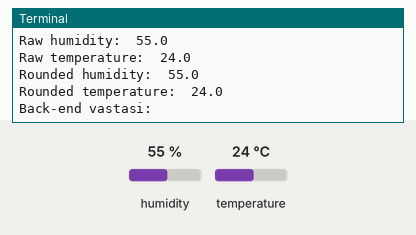
Recording of a program running on a simulated Raspberry Pi (BCM pin numbers). Parts: the last lines printed to the terminal. Inputs (shaded band) come from the test bench; at power-on: humidity 55 %, temperature 24 °C. Web requests get an empty 200 reply after 0.4 s.

Above: at 1.2 s.
1.3 s: humidity set to 22 %
9.8 s: temperature set to 12 °C
At 11.71 s:
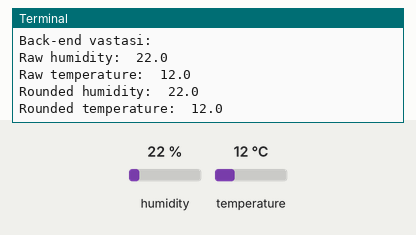
18.3 s: humidity set to 40 %
At 23.3 s:
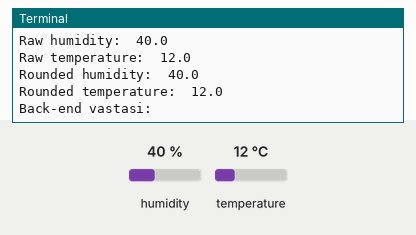

The program:

dht22-raspbi.py
```python
'''
First give commands in the terminal to update and install the library:
sudo apt-get update
sudo apt-get upgrade
sudo apt-get install python3-dev python3-pip
sudo python3 -m pip install --upgrade pip setuptools wheel
sudo pip3 install Adafruit_DHT
'''
import os
import time
import Adafruit_DHT
import math
import requests

DHT_SENSOR = Adafruit_DHT.DHT22
DHT_PIN = 4

def truncate(number, digits) -> float:
    stepper = 10.0 ** digits
    return math.trunc(stepper * number) / stepper

print("Starting")

while True:
    humidity, temperature = Adafruit_DHT.read_retry(DHT_SENSOR, DHT_PIN)
    print("Raw humidity: ", humidity)
    print("Raw temperature: ", temperature)
    h = truncate(humidity, 2)
    t = truncate(temperature, 2)
    print("Rounded humidity: ", h)
    print("Rounded temperature: ", t)

    url = 'https://timesheetrest.azurewebsites.net/api/measurements'

    mittaus = {'Sender': 'rpi+DHT22/Simo', 'Temperature': t, 'Humidity': h, 'Pressure': 0 }

    x = requests.post(url, json = mittaus)

    print("Back-end vastasi: ", x.text)

    time.sleep(10)
```

Measured:
- after the input at 9.8 s, the terminal: prints a new line after 1.7 s (image 1)
- after the input at 18.3 s, the terminal: prints a new line after 4.1 s (image 2)
